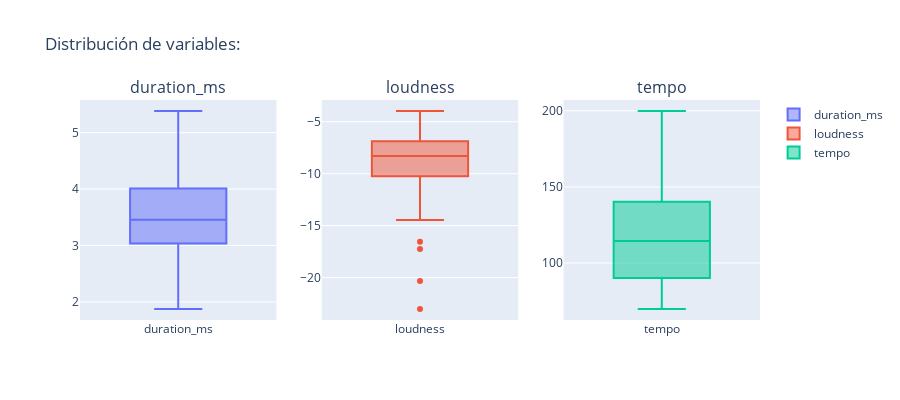

Write notebook code for a chart like this one.
### Code cell
cols = ['duration_ms', 'loudness', 'tempo']

fig = make_subplots(rows=1, cols=3, subplot_titles=cols)

for i, col in enumerate(cols):
    fig.add_trace(go.Box(y=sad_df[col], name=col), row=1, col=i+1)

fig.update_layout(
    title="Distribución de variables:",
    height=400,
    width=900
)

fig.show()

### Figure 1 — Plotly figure (JSON) as saved in the notebook; plotly's stock layout.template omitted (floating-point values rounded to 4 significant figures)
{"data": [{"name": "duration_ms", "type": "box", "xaxis": "x", "y": [2.823, 5.16, 4.316, 3.35, 2.544, 4.002, 3.268, 2.821, 2.821, 3.989, 4.229, 3.336, 4.042, 3.036, 4.073, 4.926, 3.48, 3.301, 5.096, 3.543, 3.296, 4.754, 3.459, 2.95, 3.06, 2.985, 3.47, 3.457, 3.478, 3.925, 3.059, 4.413, 2.565, 4.766, 4.044, 3.807, 3.429, 4.815, 2.985, 3.052, 4.041, 4.374, 3.218, 3.023, 2.924, 4.654, 3.158, 3.248, 3.871, 3.987, 2.406, 2.798, 2.404, 3.891, 5.384, 3.95, 3.23, 3.298, 3.545, 4.31, 4.796, 2.628, 3.179, 2.9, 3.746, 3.127, 3.829, 2.802, 4.242, 3.125, 3.362, 4.522, 3.957, 4, 2.76, 3.57, 2.551, 3.597, 3.646, 2.931, 3.17, 3.456, 3.034, 1.874, 4.294], "yaxis": "y"}, {"name": "loudness", "type": "box", "xaxis": "x2", "y": [-5.714, -7.224, -10.48, -8.237, -10.5, -6.502, -14.08, -9.389, -6.813, -5.795, -8.295, -10.11, -9.855, -5.679, -8.532, -8.74, -5.726, -7.301, -9.733, -6.972, -8.284, -8.251, -7.355, -10.65, -12.6, -16.54, -9.51, -14.46, -10.09, -17.24, -7.358, -6.815, -7.925, -6.057, -23.02, -14.06, -8.216, -6.886, -11.67, -8.57, -10.05, -6.809, -12.94, -4.147, -8.915, -9.718, -11.88, -20.34, -5.704, -7.298, -8.274, -10.22, -12.4, -8.751, -4.967, -5.056, -7.889, -10.41, -9.538, -4.476, -6.775, -5.372, -10.42, -8.696, -7.044, -8.893, -6.976, -9.646, -5.72, -3.966, -10.28, -10.61, -8.436, -7.982, -7.844, -4.328, -6.962, -6.927, -6.892, -4.577, -8.5, -6.203, -12.47, -12.91, -9.337], "yaxis": "y2"}, {"name": "tempo", "type": "box", "xaxis": "x3", "y": [150.1, 146.3, 108.0, 91.87, 172.9, 110.0, 82.64, 124.1, 171.9, 82.0, 95.35, 115.3, 144.9, 109.9, 122.8, 138.2, 77.36, 102.1, 187.4, 95.97, 74.95, 135.2, 89.79, 139.6, 71.88, 118.9, 87.0, 105.0, 75.8, 75.0, 81.96, 112.0, 147.9, 109.8, 79.76, 112.9, 124.0, 152.0, 69.75, 144.9, 121.0, 130.1, 72.25, 69.97, 176.9, 128.0, 116.9, 101.0, 175.7, 103.9, 122.4, 127.9, 109.7, 129.9, 150.7, 107.0, 171.6, 170.2, 177.1, 91.78, 143.1, 90.87, 98.6, 74.51, 114.4, 99.62, 89.92, 119.9, 90.29, 88.06, 177.2, 81.99, 126.7, 85.96, 99.91, 164.8, 78.53, 199.9, 173.3, 132.0, 142.0, 126.8, 128.0, 72.95, 136.2], "yaxis": "y3"}], "layout": {"annotations": [{"font": {"size": 16}, "showarrow": false, "text": "duration_ms", "x": 0.1444, "xanchor": "center", "xref": "paper", "y": 1, "yanchor": "bottom", "yref": "paper"}, {"font": {"size": 16}, "showarrow": false, "text": "loudness", "x": 0.5, "xanchor": "center", "xref": "paper", "y": 1, "yanchor": "bottom", "yref": "paper"}, {"font": {"size": 16}, "showarrow": false, "text": "tempo", "x": 0.8556, "xanchor": "center", "xref": "paper", "y": 1, "yanchor": "bottom", "yref": "paper"}], "height": 400, "title": {"text": "Distribución de variables:"}, "width": 900, "xaxis": {"anchor": "y", "domain": [0, 0.2889]}, "xaxis2": {"anchor": "y2", "domain": [0.3556, 0.6444]}, "xaxis3": {"anchor": "y3", "domain": [0.7111, 1]}, "yaxis": {"anchor": "x", "domain": [0, 1]}, "yaxis2": {"anchor": "x2", "domain": [0, 1]}, "yaxis3": {"anchor": "x3", "domain": [0, 1]}}}
